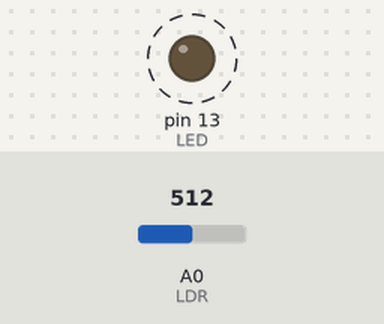
This sketch was run on a simulated Arduino Uno, built with avr-gcc and run on an emulated ATmega328P. Shown: output pins drawn as LEDs (lit = HIGH). Dashed ring = blinking. Inputs (shaded band) come from the test bench; at power-on: A0 (LDR) = 512.

Above: at 1.8 s.
1.9 s: A0 (LDR) set to 0
At 2.5 s:
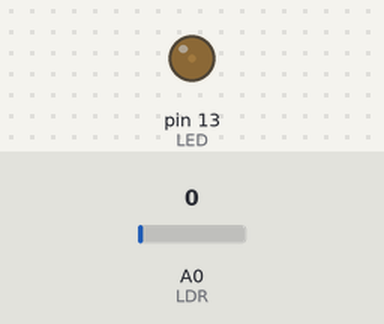
3.6 s: A0 (LDR) set to 122
At 3.9 s:
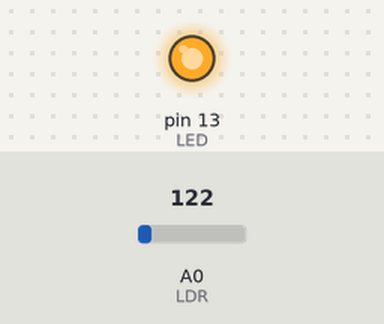
Timing chart, 0 to 13.1 s (numbered marks = the images above; inputs shaded):
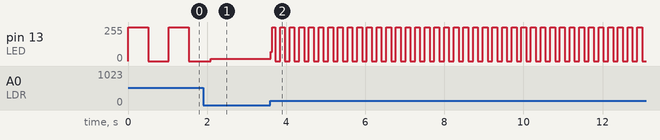

The sketch:

led-ldr-blink.ino
```cpp
/*
    LED LDR Blink

    Uses a Light-dependent resistor (LDR) connected an analog input to
    change the blink rate of an LED.

    The circuit:
    * Input - LDR conencted to analog pin #0
    * Output - LED connected to pin #13

    Created SEP 2017
    By Dan Booth
*/

const int LED = 13;     // pin for the LED
const int LDR = 0;      // pin for the LDR
int sensorVal = 0;  // variable used to store the value coming from the sensor

void setup() {
    pinMode(LED, OUTPUT);   // set the LED is an output
}

void loop() {
    sensorVal = analogRead(LDR); // get the value from the sensor

    digitalWrite(LED, HIGH); // turn the LED on
    delay(sensorVal); // delay for a period of time

    digitalWrite(LED, LOW); // turn the LED off
    delay(sensorVal); // delay for a period of time
}
```

Measured:
- after the input at 3.6 s, pin 13 (LED): 16/255 → 68/255 at once, then moves between 0/255 and 255/255, repeating every 0.24 s
- by itself, pin 13 (LED): alternates 255/255 for 0.51 s and 0/255 for 0.51 s
